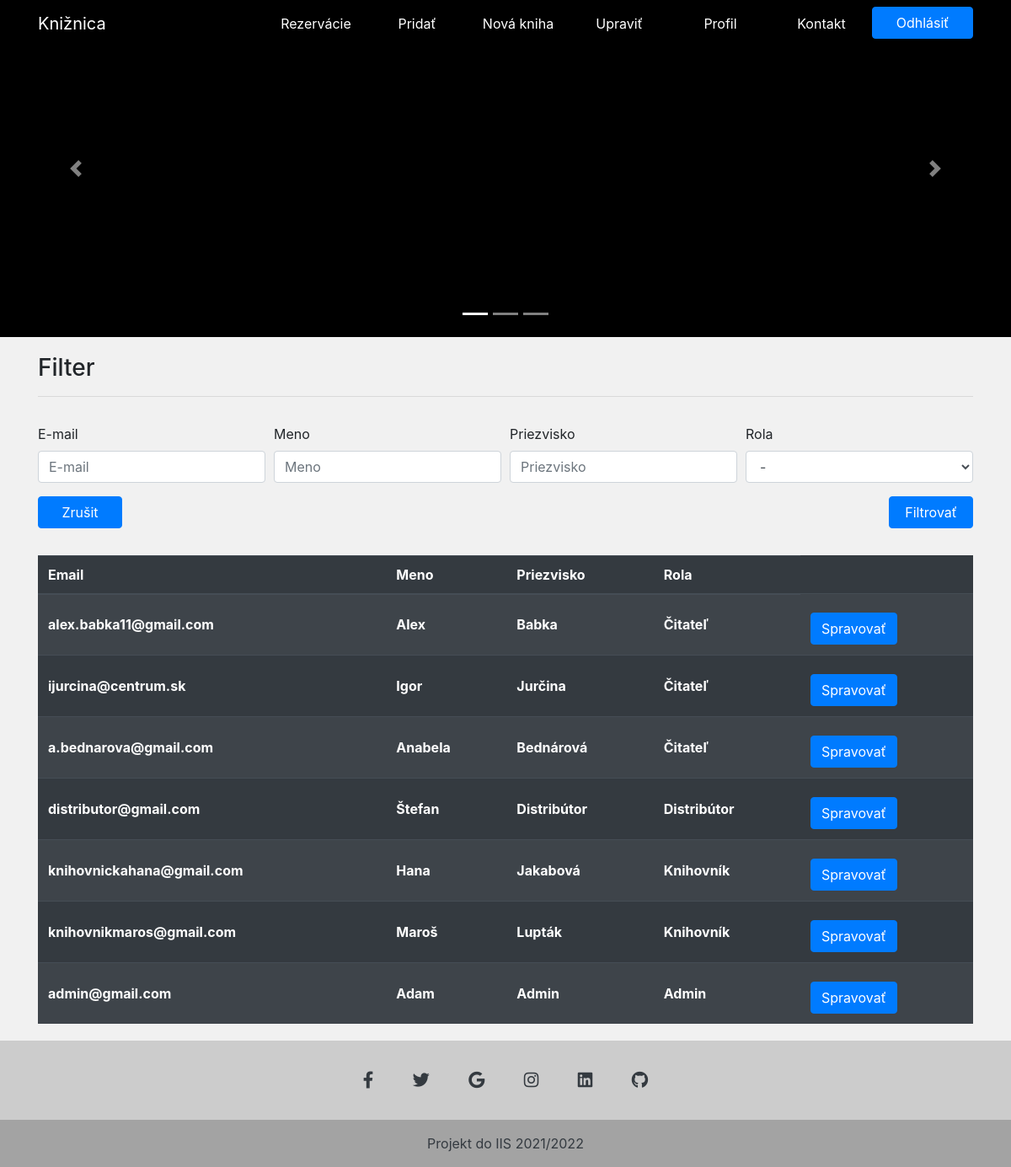
The page /admin/user_management.php (signed in) on the database its author committed.
### tables this page shows
CREATE TABLE user (
    id int AUTO_INCREMENT PRIMARY KEY,
    name VARCHAR(30),
    surname VARCHAR(30),
    mail VARCHAR(50),
    phone VARCHAR(10),
    password VARCHAR(200),
    role int(1),
    address_id int,
    constraint fk_address FOREIGN KEY (address_id)
                   REFERENCES address(id)
);

### services/component.php (called while the page is built, shortened)
<?php
class MainComponent
{
    private $pdo;
    function __construct()
    {
        $server = 'mysql:host=localhost;dbname=xzauko00;port=/var/run/mysql/mysql.sock';
        $username = 'xzauko00';
        $password = 'ejki4jin';
        $options = array(
            PDO::MYSQL_ATTR_INIT_COMMAND => 'SET NAMES utf8',
            );
        $this->pdo = new PDO($server, $username, $password, $options);
    }
    function auto_update_reservations()
    {
        $this->pdo->query('UPDATE reservation SET date_end=null, status=3 WHERE status=1 and current_date() > date_end;');
        $this->pdo->query('UPDATE reservation SET status=4 WHERE status=2 and current_date() > date_end;');
        return;
    }
    function get_users(){
        $answer = $this->pdo->prepare('SELECT id, mail, name, surname, role FROM user');
        $answer->execute();
        return $answer;
    }
}
?>

### admin/user_management.php (the view, shortened to what this page needs)
<?php
require "../services/component.php";
$db = new MainComponent();
$db->auto_update_reservations();
?>
<html>
<head>
        <link rel="stylesheet" href="https://stackpath.bootstrapcdn.com/bootstrap/4.3.1/css/bootstrap.min.css">
        <link rel="stylesheet" href="styles/styles.css">
        <link rel="stylesheet" href="https://use.fontawesome.com/releases/v5.13.0/css/all.css">
	</head>
    <body>
    <nav class="navbar navbar-expand-lg navbar-light fixed-top" style="position: absolute;">
            <div class="container">
                <a class="navbar-brand" href="../index.php" style="color: white;">Knižnica</a>
                <div class="collapse navbar-collapse" id="navbarSupportedContent">
                <ul class="navbar-nav ml-auto">
                <?php
                    if(isset($_SESSION['role']))
                    {
                        if($_SESSION['role'] == 1)
                        {
                            echo '<li class="nav-item">';
                            echo '<a class="nav-link" href="../user/reservations.php" style="text-align:center; color: white; background-color:black; width:120px">Rezervácie</a>';
                            echo '</li>';
                        }
                        else if($_SESSION['role'] == 4)
                        {
                            echo '<li class="nav-item">';
                            echo '<a class="nav-link" href="./reservations.php" style="text-align:center; color: white; background-color:black; width:120px">Rezervácie</a>';
                            echo '</li>';
                            echo '<li class="nav-item">';
                            echo '<a class="nav-link" href="./add_books.php" style="text-align:center; color: white; background-color:black; width:120px">Pridať</a>';
                            echo '</li>';
                            echo '<li class="nav-item">';
                            echo '<a class="nav-link" href="../book/add_book.php" style="text-align:center; color: white; background-color:black; width:120px">Nová kniha</a>';
                            echo '</li>';
                            echo '<li class="nav-item">';
                            echo '<a class="nav-link" href="./user_management.php" style="text-align:center; color: white; background-color:black; width:120px">Upraviť</a>';
                            echo '</li>';
                        }
                        echo '<li class="nav-item">';
                        echo '<a class="nav-link" href="../shared/profile.php" style="text-align:center; color: white; background-color:black; width:120px">Profil</a>';
                        echo '</li>';
                    }
                    ?>
                    <li class="nav-item">
                    <a class="nav-link" href="../shared/contact.php" style="text-align:center; color: white; background-color:black; width:120px">Kontakt</a>
                    </li>
                    <li class="nav-item">
                    <?php
                    if(isset($_SESSION['username']))
                    {
                        echo '<a href="../login/logout.php"><button type="button" class="btn btn-primary" style="width:120px">Odhlásiť</button></a>';
                    } else
                    {
                        echo '<a href="../login/login.php"><button type="button" class="btn btn-primary" style="width:120px">Prihlásiť</button></a>';
                    }
                    ?>
                    </li>
                </ul>
                </div>
            </div>
        </nav>
        <div id="carouselExampleIndicators" class="carousel slide" data-ride="carousel">
            <ol class="carousel-indicators">
                <li data-target="#carouselExampleIndicators" data-slide-to="0" class="active"></li>
                <li data-target="#carouselExampleIndicators" data-slide-to="1"></li>
                <li data-target="#carouselExampleIndicators" data-slide-to="2"></li>
            </ol>
            <div class="carousel-inner" style="height: 400px; background-color: rgb(0,0,0); position:relative;">
            </div>
            <a class="carousel-control-prev" href="#carouselExampleIndicators" role="button" data-slide="prev">
                <span class="carousel-control-prev-icon" aria-hidden="true"></span>
            </a>
            <a class="carousel-control-next" href="#carouselExampleIndicators" role="button" data-slide="next">
                <span class="carousel-control-next-icon" aria-hidden="true"></span>
            </a>
        </div>
        <div style="background-color:rgba(241,241,241,255); padding-bottom:20px">
            <div class="container" style="background-color:rgba(241,241,241,255); padding-top:20px">
                <div class="form-row">
                    <div class="form-group col-md-12">
                        <h3>Filter</h3>
                        <hr>
                    </div>
                </div>
                <form method='get'>
                    <div class="form-row">
                        <div class="form-group col-md-3">
                        <label for="mail">E-mail</label>
                        <input type="text" class="form-control" id="mail" placeholder="E-mail" name="mail" value="<?php if(isset($_GET['mail'])){echo $_GET['mail'];}?>">
                        </div>
                        <div class="form-group col-md-3">
                        <label for="name">Meno</label>
                        <input type="text" class="form-control" id="name" placeholder="Meno" name="name" value="<?php if(isset($_GET['name'])){echo $_GET['name'];}?>">
                        </div>
                        <div class="form-group col-md-3">
                        <label for="surname">Priezvisko</label>
                        <input type="text" class="form-control" id="surname" placeholder="Priezvisko" name="surname" value="<?php if(isset($_GET['surname'])){echo $_GET['surname'];}?>">
                        </div>
                        <div class="form-group col-md-3">
                        <label for="role">Rola</label>
                        <select name="role" id="role" class="form-control">
                            <option <?php if(count($_GET) != 0){if($_GET['role'] == '0'){echo "selected";}} ?> value="0">-</option>
                        </select>
                        </div>
                    </div>
                    <div class="form-row">
                        <div class="form-group col-6 text-left">
                            <button type="button" class="btn btn-primary"style="width:100px" onclick="window.location='./user_management.php';">Zrušit</button>
                        </div>
                        <div class="form-group col-6 text-right">
                            <button type="submit" class="btn btn-primary" style="width:100px">Filtrovať</button>
                        </div>
                    </div>
                </form>
                <table class="table table-striped table-dark" style="margin-bottom:0px">
                    <thead class="thead-dark">
                        <tr>
                        <th scope="col">Email</th>
                        <th scope="col">Meno</th>
                        <th scope="col">Priezvisko</th>
                        <th class="hide" scope="col">Rola</th>
                        </tr>
                    </thead>
                    <tbody>
                        <?php
                            if(count($_GET) == 0){
                                $users = $db->get_users();
                            }
                            while($user = $users->fetch())
                            {
                                if($user['role'] == 1){$role = "Čitateľ";}
                                else if($user['role'] == 2){$role = "Distribútor";}
                                else if($user['role'] == 3){$role = "Knihovník";}
                                 else if($user['role'] == 4){$role = "Admin";}
                                echo "<tr>";
                                echo '<td style="vertical-align:middle"><b>'.$user['mail'].'</b></td>';
                                echo '<td style="vertical-align:middle"><b>'.$user['name'].'</b></td>';
                                echo '<td style="vertical-align:middle"><b>'.$user['surname'].'</b></td>';
                                echo '<td style="vertical-align:middle"><b>'.$role.'</b></td>';
                                echo '<td style="vertical-align:middle"><b> <button type="button" onclick="window.location.href='."'./change_user_role.php?mail=". $user['mail']. "&name=" . $user['name'] . "&surname=" . $user['surname'] . "&role=" . $user['role'] .  "&id=" . $user['id'] . "'" . '" class="btn btn-primary" style="margin-top:10px">Spravovať</button></b></td>';
                                echo '</tr>';
                            }
                        ?>
                    </tbody>
                </table>
            </div>
        </div>
    <?php
    include '../static/footer.php';
    ?>
    </body>
</html>

### static/footer.php
<footer class="text-center text-white" style="background-color: rgba(0, 0, 0, 0.2);">
    <div class="container pt-4">
        <section class="mb-4">
        <a
            class="btn btn-link btn-floating btn-lg text-dark m-1"
            role="button"
            data-mdb-ripple-color="dark"
            ><i class="fab fa-facebook-f"></i
        ></a>
        <a
            class="btn btn-link btn-floating btn-lg text-dark m-1"
            role="button"
            data-mdb-ripple-color="dark"
            ><i class="fab fa-twitter"></i
        ></a>
        <a
            class="btn btn-link btn-floating btn-lg text-dark m-1"
            role="button"
            data-mdb-ripple-color="dark"
            ><i class="fab fa-google"></i
        ></a>
        <a
            class="btn btn-link btn-floating btn-lg text-dark m-1"
            role="button"
            data-mdb-ripple-color="dark"
            ><i class="fab fa-instagram"></i
        ></a>
        <a
            class="btn btn-link btn-floating btn-lg text-dark m-1"
            role="button"
            data-mdb-ripple-color="dark"
            ><i class="fab fa-linkedin"></i
        ></a>
        <a
            class="btn btn-link btn-floating btn-lg text-dark m-1"
            role="button"
            data-mdb-ripple-color="dark"
            ><i class="fab fa-github"></i
        ></a>
        </section>
    </div>
    <div class="text-center text-dark p-3" style="background-color: rgba(0, 0, 0, 0.2);">
        Projekt do IIS 2021/2022
    </div>
</footer>

### rows shown on the page
user: mail "alex.babka11@gmail.com", name "Alex", surname "Babka", role "Čitateľ"
user: mail "ijurcina@centrum.sk", name "Igor", surname "Jurčina", role "Čitateľ"
user: mail "a.bednarova@gmail.com", name "Anabela", surname "Bednárová", role "Čitateľ"
user: mail "distributor@gmail.com", name "Štefan", surname "Distribútor", role "Distribútor"
user: mail "knihovnickahana@gmail.com", name "Hana", surname "Jakabová", role "Knihovník"
user: mail "knihovnikmaros@gmail.com", name "Maroš", surname "Lupták", role "Knihovník"
user: mail "admin@gmail.com", name "Adam", surname "Admin", role "Admin"
